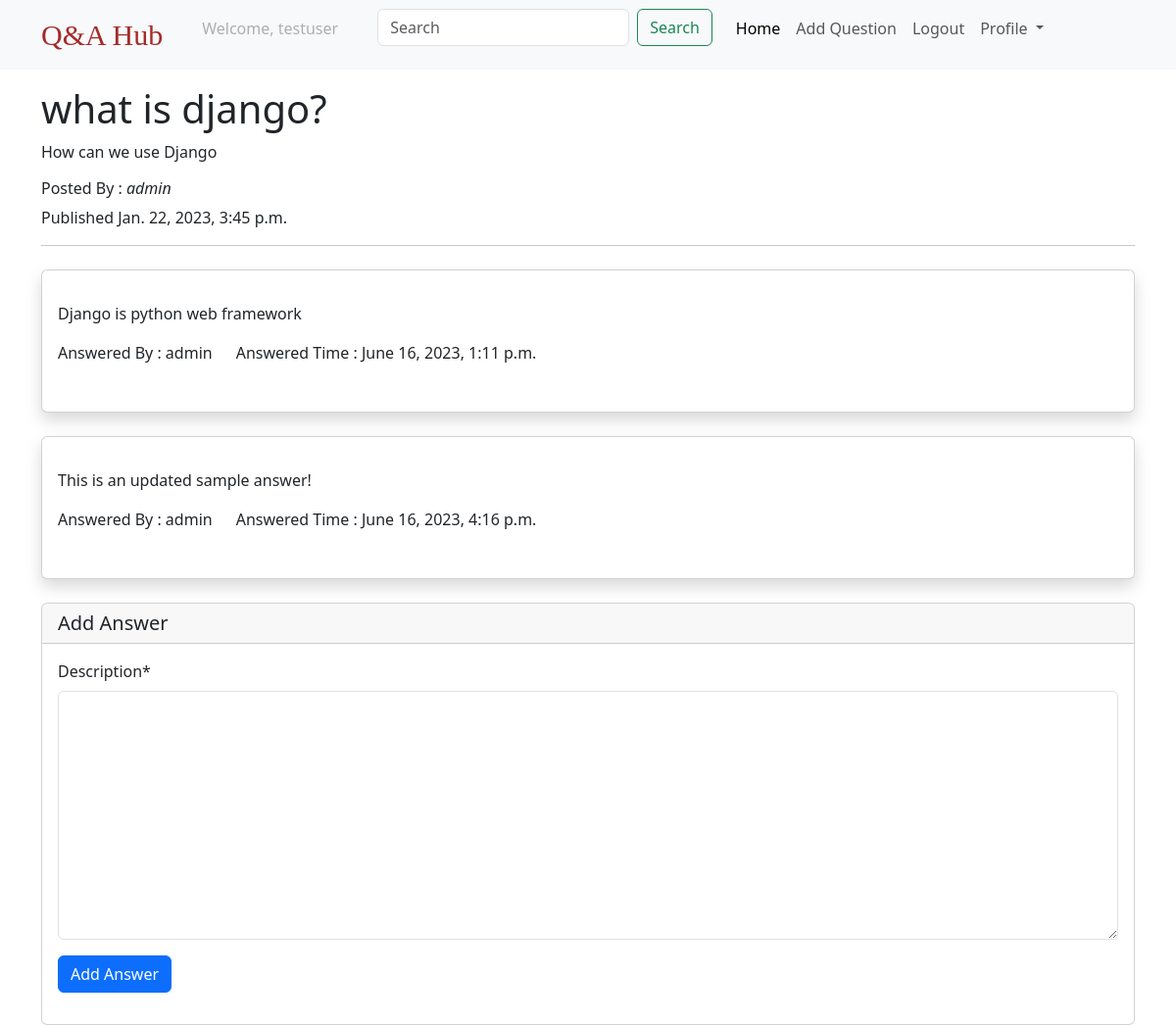
/question/what-is-django/ (signed in), run on the app's committed database.
### users/models.py (models this page shows)
class CustomUser(AbstractUser):
    pass

### questions/models.py (models this page shows, shortened)
class Question(models.Model):
    created_at = models.DateTimeField(auto_now_add=True)
    title = models.CharField(max_length=250)
    body = models.TextField()
    slug = models.SlugField(max_length=250, unique=True)
    author = models.ForeignKey(
        settings.AUTH_USER_MODEL, on_delete=models.CASCADE, related_name="questions"
    )
    def __str__(self):
        return self.title

class Answer(models.Model):
    created_at = models.DateTimeField(auto_now_add=True)
    description = models.TextField()
    question = models.ForeignKey(
        Question, on_delete=models.CASCADE, related_name="answers"
    )
    author = models.ForeignKey(settings.AUTH_USER_MODEL, on_delete=models.CASCADE)

### questions/views.py (the view)
# urls.py: path("question/<slug:slug>/", question_details, name="qdetails"),
@login_required
def question_details(request, slug):
    question = get_object_or_404(Question, slug=slug)
    answer_list = Answer.objects.filter(question=question)
    if request.method == "POST":
        form = AnswerForm(request.POST)
        if form.is_valid():
            answer = form.save(commit=False)
            answer.question = question
            answer.author = request.user
            answer = form.save()
            return redirect("qdetails", slug=question.slug)
    else:
        form = AnswerForm()
    return render(
        request,
        "QDetails.html",
        {"question": question, "answer_list": answer_list, "form": form},
    )

### questions/forms.py
class AnswerForm(forms.ModelForm):
    class Meta:
        model = Answer
        fields = ("description",)

### template/QDetails.html (shortened to what this page needs)
{% extends 'base.html' %}
{% load crispy_forms_tags %}
{% block body %}
<div class="container mt-3">
    <h1>{{question}}</h1>
    <p>{{question.body}}</p>
    <h6>Posted By : <i>{{question.author}}</i></h6>
    <p>Published {{question.created_at}}</p>
    <hr>
</div>
<div class="container">
    {% for answers in answer_list %}
    <div class="card mt-4 py-3 shadow">
        <div class="card-body">
            <p class="card-text"> {{answers.description}} </p>
            <div class="row">
                <div class="col col-md-auto">
                    <p>Answered By : {{answers.author}}</p>
                </div>
                <div class="col col-md-auto">
                    <p>Answered Time : {{answers.created_at}}</p>
                </div>
            </div>
        </div>
    </div>
    {%endfor%}
</div>
<div class="container">
    <div class="card mt-4">
        <form method="post" novalidate>
            <h5 class="card-header">Add Answer</h5>
            <div class="card-body">
                {{form | crispy}}
                <input type="submit" value="Add Answer" class="btn btn-primary"/>
            </div>
        </form>
    </div>
</div>
{% endblock %}

### template/navbar.html (shortened to what this page needs)
<nav class="navbar navbar-expand-lg bg-body-tertiary">
    <div class="container">
      <a class="navbar-brand text-style" href="{% url 'qlist' %}">Q&A Hub</a>
      <div class="collapse navbar-collapse" id="navbarSupportedContent">
        <ul class="navbar-nav me-auto mb-2 mb-lg-0">
          {% if request.user.is_authenticated %}
            <li class="nav-item mx-3">
                <a class="nav-link disabled">Welcome, {{request.user.username}}</a>
              </li>
              <form class="d-flex mx-3" role="search">
                <input class="form-control me-2" type="search" placeholder="Search" aria-label="Search" name="searchbar">
                <button class="btn btn-outline-success" type="submit">Search</button>
              </form>
          <li class="nav-item">
            <a class="nav-link active" aria-current="page" href="{% url 'qlist' %}">Home</a>
          </li>
          <li class="nav-item">
            <a class="nav-link" href="{% url 'create_question' %}">Add Question</a>
          </li>
          <li class="nav-item">
            <a class="nav-link" href="{% url 'logout'%}">Logout</a>
          </li>
          <li class="nav-item dropdown">
            <a class="nav-link dropdown-toggle" href="#" role="button" data-bs-toggle="dropdown" aria-expanded="false">
              Profile
            </a>
          </li>
         {% endif %}
        </ul>
      </div>
    </div>
  </nav>

### template/navbar.html (style rules this page uses)
.text-style { font-size: 30px !important; font-family: fantasy !important; color: brown !important; }

### data on the page
CustomUser: user.username "testuser"
Question: title "what is django?", body "How can we use Django", author "admin", created_at "Jan. 22, 2023, 3:45 p.m."
Answer: description "Django is python web framework", author "admin", created_at "June 16, 2023, 1:11 p.m."
Answer: description "This is an updated sample answer!", author "admin", created_at "June 16, 2023, 4:16 p.m."
